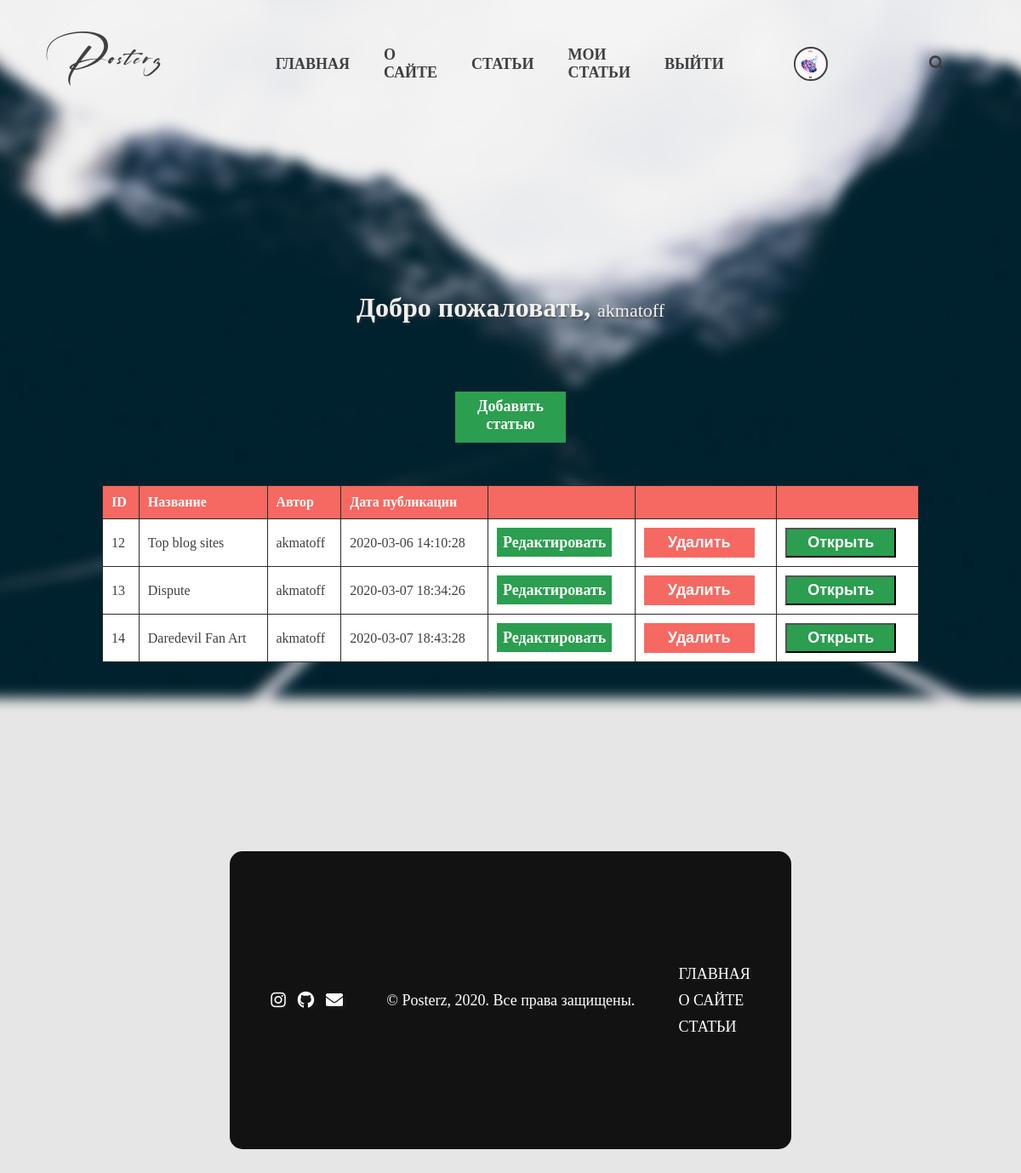
The page /dashboard (signed in) on the database its author committed.
### tables this page shows
CREATE TABLE users (id INTEGER PRIMARY KEY AUTOINCREMENT, first_name VARCHAR (60), last_name VARCHAR (80), username VARCHAR (60) UNIQUE, email VARCHAR (60), password VARCHAR (40), reg_date DATETIME DEFAULT (CURRENT_TIMESTAMP), profile_pic BLOP);

CREATE TABLE articles(
  id INTEGER PRIMARY KEY AUTOINCREMENT,
  cover varchar(120),
  title varchar(100),
  body TEXT,
  author varchar(80),
  create_date TIMESTAMP DEFAULT CURRENT_TIMESTAMP NOT NULL
);

### app.py (the view)
@app.route('/dashboard', methods=['GET', 'POST'])
@is_logged_in
def dashboard():
  con = sqlite3.connect('posterz.db')
  con.row_factory = sqlite3.Row
  cur = con.cursor()
  cur.execute("SELECT * FROM articles")
  articles = cur.fetchall()
  if len(articles) > 0:
    return render_template('dashboard.html', articles=articles, profile_pic=sendProfilePic())
  else:
    msg = 'У вас еще нет статьей.'
    return render_template('dashboard.html', msg=msg, profile_pic=sendProfilePic())

### app.py (called while the page is built)
def sendProfilePic():
  if 'username' in session:
    con = sqlite3.connect('posterz.db')
    con.row_factory = sqlite3.Row
    cur = con.cursor()
    cur.execute("SELECT * FROM users WHERE username=?", [session['username']])
    users = cur.fetchone()
    profile_pic = users['profile_pic']
    return profile_pic

def is_logged_in(f):
  @wraps(f)
  def wrap(*args, **kwargs):
    if 'logged_in' in session:
      return f(*args, **kwargs)
    else:
      flash('Вы не авторизованы, пожалуйста авторизуйтесь!')
      return redirect(url_for('login'))
  return wrap

### templates/dashboard.html (shortened to what this page needs)
{% extends 'layout.html' %}
{% block content %}
    <div id="container">
        <h1 id="header-text-white">Добро пожаловать, <small>{{session.username}}</small></h1>
        <a id="add-button" href="/add_article">Добавить статью</a>
        <table id="table">
            <tr>
                <th>ID</th>
                <th>Название</th>
                <th>Автор</th>
                <th>Дата публикации</th>
                <th></th>
                <th></th>
                <th></th>
            </tr>
            {% for article in articles %}
                {% if session['username'] == article.author %}
                    <tr>
                        <td>{{article.id}}</td>
                        <td>{{article.title}}</td>
                        <td>{{article.author}}</td>
                        <td>{{article.create_date}}</td>
                        <td><a id="add-button" href="edit_article/{{article.id}}">Редактировать</a></td>
                        <td>
                            <form action="{{url_for('delete_article', id=article.id)}}" method="POST" id="delete-form">
                                <input type="submit" value="Удалить" id="delete-button" onclick="deleteArticleWarning()">
                            </form>
                        </td>
                        <td>
                            <button type="button" id="link-button"><a href="article/{{article.id}}">Открыть</a></button>
                        </td>
                    </tr>
                {%  endif %}
            {% endfor %}
        </table>
    </div>
{% endblock %}

### templates/layout.html (shortened to what this page needs)
<!DOCTYPE html>
<html lang="ru-RUS">
  <head>
    <link rel="stylesheet" href="{{url_for('static', filename="css/style.css")}}">
    <link rel="stylesheet" href="https://cdnjs.cloudflare.com/ajax/libs/font-awesome/5.12.1/css/all.min.css">
  </head>
  <body>
    <div id="background"></div>
    {% include 'header.html' %}
    {% block content %}
    {% endblock %}
    {% include 'footer.html' %}
  </body>
</html>

### templates/header.html (shortened to what this page needs)
<header>
  <div id="logo"><a href="/">Posterz</a></div>
  <div id="navbar">
    <a href="/">ГЛАВНАЯ</a>
    <a href="/#about-container">О САЙТЕ</a>
    <a href="/articles">СТАТЬИ</a>
    {% if session.logged_in %}
    <a href="/dashboard">МОИ СТАТЬИ</a>
    <a href="/logout">ВЫЙТИ</a>
    {% else %}
    <a href="/login">ВОЙТИ</a>
    <a href="/register">РЕГИСТРАЦИЯ</a>
    {% endif %}
  </div>
  {% if session.logged_in %}
    <div id="header-profile-pic">
      <img src="static/profile_pics/{{profile_pic}}">
    </div>
  {% endif %}
  <div id="search-bar">
    <i class="fas fa-search"></i>
  </div>
</header>

### templates/footer.html
<footer>
    <div id="social-media-container">
        <a href="https://instagram.com/akmatoff.exe" class="fab fa-instagram"></a>
        <a href="https://github.com/akmatoff/posterz" class="fab fa-github"></a>
        <a href="mailto:@azim.akmatov1@gmail.com" class="fas fa-envelope"></a>
    </div>
    <div id="footer-text-container">© Posterz, 2020. Все права защищены.</div>
    <div id="footer-navbar">
            <a href="/">ГЛАВНАЯ</a>
            <a href="/#about-container">О САЙТЕ</a>
            <a href="/articles">СТАТЬИ</a>
    </div>
</footer>

### static/css/style.css (style rules this page uses)
* { box-sizing: border-box; scroll-behavior: smooth; }
body { margin: 0; padding: 0; font-family: San Francisco; display: flex; align-items: center; justify-items: center; flex-direction: column; background-color: #e6e6e6; color: #404040; }
header { width: 100%; height: 150px; display: flex; justify-content: space-between; padding: 0 80px; flex-wrap: wrap; align-items: center; position: relative; }
#logo a { font-family: Signatrue; font-size: 30px; color: #404040; letter-spacing: 3px; text-decoration: none; }
#logo { transition: ease-in 0.4s; }
#navbar { display: flex; align-items: center; justify-content: space-around; width: 50%; }
#navbar a, #authorize a { color: #404040; text-decoration: none; font-weight: bold; font-size: 18px; padding: 5px 20px; transition: 0.4s ease; display: block; border-radius: 15px; }
#header-profile-pic { width: 40px; height: 40px; border-radius: 120px; padding: 5px; border: 2px solid #404040; display: flex; justify-content: center; align-items: center; }
#header-profile-pic img { width: 35px; height: 35px; border-radius: 120px; }
#search-bar { color: #404040; font-size: 18px; transition: ease-in-out 0.4s; padding: 10px; border-radius: 5px; }
#background { position: fixed; z-index: -1; width: 100%; min-height: 100vh; background-image: url('../img/bg2.jpeg'); background-size: cover; background-attachment: fixed; filter: blur(7px); transform: scale(1.05); animation-name: open; animation-duration: 0.7s; animation-iteration-count: 1; }
#container { display: flex; width: 100%; min-height: 100vh; justify-content: center; align-self: center; align-items: center; flex-direction: column; padding: 20px 0; }
input { color: #404040; outline: none; }
#header-text-white { color: #f1f1f1; font-weight: bold; text-align: center; margin-bottom: 80px; text-shadow: 1px 2px 3px rgba(60, 60, 60, 0.8); }
#header-text-white small { color: #f1f1f1; font-size: 22px; }
#add-button { width: 130px; height: 60px; background-color: #2b9e4f; color: white; text-decoration: none; padding: 7px; font-size: 18px; font-weight: bold; text-align: center; transition: ease-in 0.2s; }
#delete-button { width: 130px; height: 35px; border: none; background-color: #f56962; color: white; text-decoration: none; padding: 7px; font-size: 18px; font-weight: bold; text-align: center; transition: ease-in 0.2s; cursor: pointer; }
#table { margin-top: 50px; width: 80%; height: 60px; border: 1px #2b2b2b solid; border-collapse: collapse; }
th { background-color: #f56962; color: white; }
td { background-color: white; }
th, td { text-align: left; vertical-align: center; padding: 10px; border: 1px #2b2b2b solid; }
#link-button { width: 130px; height: 35px; background-color: #2b9e4f; color: white; text-decoration: none; padding: 7px; font-size: 18px; font-weight: bold; text-align: center; transition: ease-in 0.2s; display: flex; align-items: center; justify-content: center; }
#link-button a { color: white; text-decoration: none; }
small { color: #828282; font-size: 20px; font-weight: 100; text-align: center; }
#article-info h1, small { margin: 0; }
footer { width: 55%; min-height: 350px; background-color: #121212; padding: 20px; margin: 50px 0; border-radius: 15px; display: flex; justify-content: space-around; flex-wrap: wrap; align-items: center; }
#social-media-container a { color: white; text-decoration: none; font-size: 20px; padding: 0 5px; transition: ease 0.3s; text-shadow: 2px 3px 5px rgba(60, 60, 60, 0.3); }
#footer-navbar { display: flex; flex-direction: column; }
#footer-navbar a { font-size: 18px; text-decoration: none; color: white; padding: 5px; transition: ease 0.3s; text-shadow: 2px 2px 3px rgba(60, 60, 60, 0.4); }
#footer-text-container { color: white; font-size: 18px; text-shadow: 2px 2px 3px rgba(60, 60, 60, 0.4); }

### rows shown on the page
users: profile_pic (picture)
articles: id "12", title "Top blog sites", author "akmatoff", create_date "2020-03-06 14:10:28"
articles: id "13", title "Dispute", author "akmatoff", create_date "2020-03-07 18:34:26"
articles: id "14", title "Daredevil Fan Art", author "akmatoff", create_date "2020-03-07 18:43:28"

### other values the page prints
{{ session.username }} "akmatoff"
